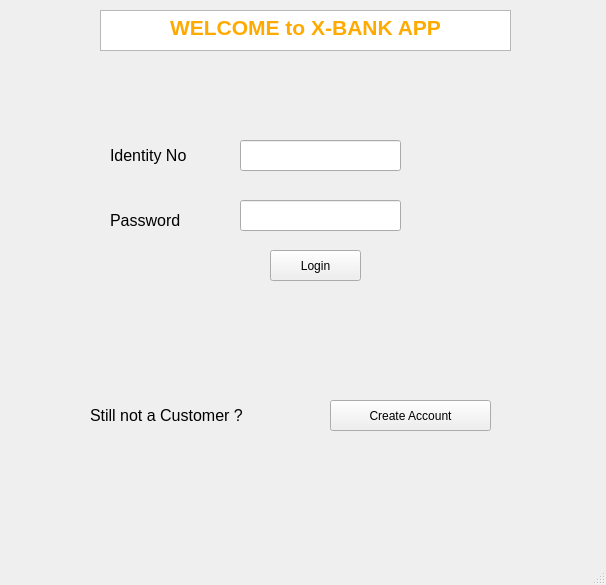
<?xml version="1.0" encoding="UTF-8"?>
<ui version="4.0">
 <class>MainWindow</class>
 <widget class="QMainWindow" name="MainWindow">
  <property name="geometry">
   <rect>
    <x>0</x>
    <y>0</y>
    <width>606</width>
    <height>585</height>
   </rect>
  </property>
  <property name="windowTitle">
   <string>MainWindow</string>
  </property>
  <property name="autoFillBackground">
   <bool>true</bool>
  </property>
  <widget class="QWidget" name="centralwidget">
   <widget class="QPushButton" name="pushButton_Login">
    <property name="geometry">
     <rect>
      <x>270</x>
      <y>250</y>
      <width>91</width>
      <height>31</height>
     </rect>
    </property>
    <property name="text">
     <string>Login</string>
    </property>
   </widget>
   <widget class="QTextBrowser" name="textBrowser">
    <property name="geometry">
     <rect>
      <x>100</x>
      <y>10</y>
      <width>411</width>
      <height>41</height>
     </rect>
    </property>
    <property name="autoFillBackground">
     <bool>false</bool>
    </property>
    <property name="html">
     <string>&lt;!DOCTYPE HTML PUBLIC &quot;-//W3C//DTD HTML 4.0//EN&quot; &quot;http://www.w3.org/TR/REC-html40/strict.dtd&quot;&gt;
&lt;html&gt;&lt;head&gt;&lt;meta name=&quot;qrichtext&quot; content=&quot;1&quot; /&gt;&lt;style type=&quot;text/css&quot;&gt;
p, li { white-space: pre-wrap; }
&lt;/style&gt;&lt;/head&gt;&lt;body style=&quot; font-family:'Ubuntu'; font-size:10pt; font-weight:400; font-style:normal;&quot;&gt;
&lt;p align=&quot;center&quot; style=&quot; margin-top:0px; margin-bottom:0px; margin-left:0px; margin-right:0px; -qt-block-indent:0; text-indent:0px;&quot;&gt;&lt;span style=&quot; font-family:'MS Shell Dlg 2'; font-size:16pt; font-weight:600; color:#ffaa00;&quot;&gt;WELCOME to X-BANK APP&lt;/span&gt;&lt;/p&gt;&lt;/body&gt;&lt;/html&gt;</string>
    </property>
   </widget>
   <widget class="QLabel" name="label_username">
    <property name="geometry">
     <rect>
      <x>110</x>
      <y>140</y>
      <width>101</width>
      <height>31</height>
     </rect>
    </property>
    <property name="font">
     <font>
      <pointsize>12</pointsize>
     </font>
    </property>
    <property name="text">
     <string>Identity No</string>
    </property>
   </widget>
   <widget class="QLabel" name="label_Password">
    <property name="geometry">
     <rect>
      <x>110</x>
      <y>210</y>
      <width>81</width>
      <height>20</height>
     </rect>
    </property>
    <property name="font">
     <font>
      <pointsize>12</pointsize>
     </font>
    </property>
    <property name="text">
     <string>Password</string>
    </property>
   </widget>
   <widget class="QLineEdit" name="lineEdit_identity_no">
    <property name="geometry">
     <rect>
      <x>240</x>
      <y>140</y>
      <width>161</width>
      <height>31</height>
     </rect>
    </property>
   </widget>
   <widget class="QLineEdit" name="lineEdit_password">
    <property name="geometry">
     <rect>
      <x>240</x>
      <y>200</y>
      <width>161</width>
      <height>31</height>
     </rect>
    </property>
    <property name="echoMode">
     <enum>QLineEdit::Password</enum>
    </property>
   </widget>
   <widget class="QLabel" name="label_3">
    <property name="geometry">
     <rect>
      <x>90</x>
      <y>390</y>
      <width>261</width>
      <height>51</height>
     </rect>
    </property>
    <property name="font">
     <font>
      <pointsize>12</pointsize>
     </font>
    </property>
    <property name="text">
     <string>Still not a Customer ?</string>
    </property>
   </widget>
   <widget class="QPushButton" name="pushButton_Create_Account">
    <property name="geometry">
     <rect>
      <x>330</x>
      <y>400</y>
      <width>161</width>
      <height>31</height>
     </rect>
    </property>
    <property name="text">
     <string>Create Account</string>
    </property>
   </widget>
  </widget>
  <widget class="QMenuBar" name="menubar">
   <property name="geometry">
    <rect>
     <x>0</x>
     <y>0</y>
     <width>606</width>
     <height>22</height>
    </rect>
   </property>
  </widget>
  <widget class="QStatusBar" name="statusbar"/>
 </widget>
 <resources/>
 <connections/>
</ui>
